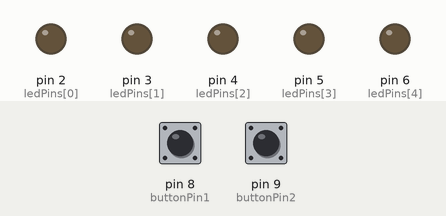
A sketch run on a simulated Arduino Uno, built with avr-gcc and run on an emulated ATmega328P. Parts: output pins drawn as LEDs (lit = HIGH). Inputs (shaded band) come from the test bench; at power-on: pin 8 (buttonPin1) HIGH, pin 9 (buttonPin2) HIGH.

Above: at 1.2 s.
1.3 s: pin 8 (buttonPin1) pulled LOW for 0.15 s
At 1.6 s:
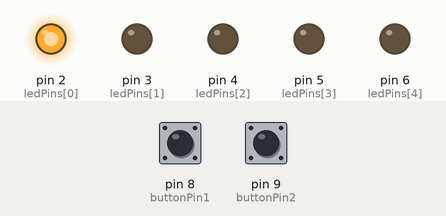
2.9 s: pin 8 (buttonPin1) pulled LOW for 1 s
At 3.9 s:
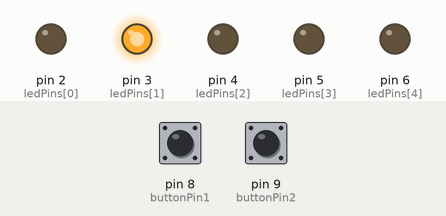
5.4 s: pin 8 (buttonPin1) pulled LOW for 0.15 s
At 5.9 s:
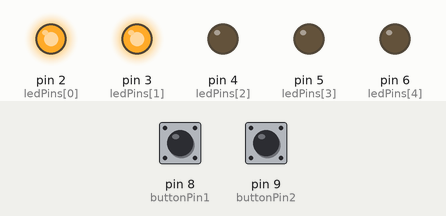
7.0 s: pin 8 (buttonPin1) pulled LOW for 3.2 s
At 8.2 s:
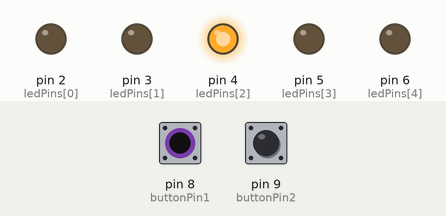
11.7 s: pin 8 (buttonPin1) pulled LOW for 0.15 s
At 12.9 s:
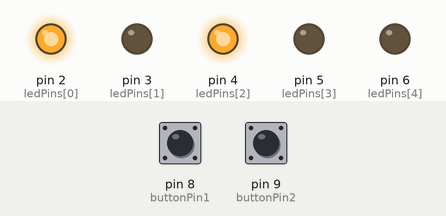
13.3 s: pin 8 (buttonPin1) pulled LOW for 1 s
At 14.2 s:
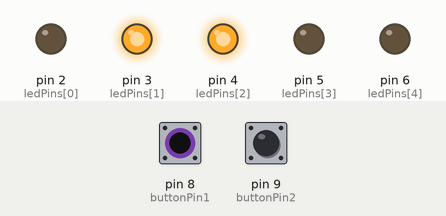
Timing chart, 0 to 16.3 s (numbered marks = the images above; inputs shaded):
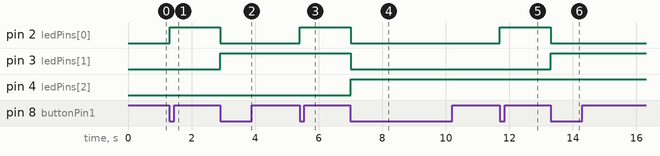

The sketch:

sketch_aug8c.ino
```cpp
const int ledPins[5] = {2, 3, 4, 5, 6};
const int buttonPin1 = 8;
const int buttonPin2 = 9;

// Button state variables for toggle method
int button1_current = 0;
int button1_last = 0;
int button2_current = 0;
int button2_last = 0;

int counter = 0;

void setup() {
  // Initialize LED pins
  for (int i = 0; i < 5; i++) {
    pinMode(ledPins[i], OUTPUT);
    digitalWrite(ledPins[i], LOW);
  }

  // Initialize button pins with internal pull-up resistors
  pinMode(buttonPin1, INPUT_PULLUP);
  pinMode(buttonPin2, INPUT_PULLUP);

  // Initialize button states
  button1_last = digitalRead(buttonPin1);
  button2_last = digitalRead(buttonPin2);
}

void loop() {
  buttonControl();
  showBinary(counter);
  delay(10); // Small delay to stabilize readings
}

void buttonControl() {
  // Read current button states
  button1_current = digitalRead(buttonPin1);
  button2_current = digitalRead(buttonPin2);

  // Check for button1 press (increment counter)
  // Detect falling edge: button was HIGH (not pressed) and now LOW (pressed)
  if (button1_last == HIGH && button1_current == LOW) {
    counter++;
    if (counter > 31) {
      counter = 0;
    }
  }

  // Check for button2 press (decrement counter)
  // Detect falling edge: button was HIGH (not pressed) and now LOW (pressed)
  if (button2_last == HIGH && button2_current == LOW) {
    counter--;
    if (counter < 0) {
      counter = 31;
    }
  }

  // Update last button states for next iteration
  button1_last = button1_current;
  button2_last = button2_current;
}

void showBinary(int value) {
  // Display the 5-bit binary representation on LEDs
  for (int i = 0; i < 5; i++) {
    digitalWrite(ledPins[i], (value >> i) & 0x01);
  }
}
```

Measured:
- after the input at 1.3 s, pin 2 (ledPins[0]): LOW → HIGH at once
- after the input at 2.9 s, pin 2 (ledPins[0]): HIGH → LOW at once; pin 3 (ledPins[1]): LOW → HIGH at once
- after the input at 5.4 s, pin 2 (ledPins[0]): LOW → HIGH at once
- after the input at 7.0 s, pin 2 (ledPins[0]), pin 3 (ledPins[1]): HIGH → LOW at once; pin 4 (ledPins[2]): LOW → HIGH at once
- after the input at 11.7 s, pin 2 (ledPins[0]): LOW → HIGH at once
- after the input at 13.3 s, pin 2 (ledPins[0]): HIGH → LOW at once; pin 3 (ledPins[1]): LOW → HIGH at once
